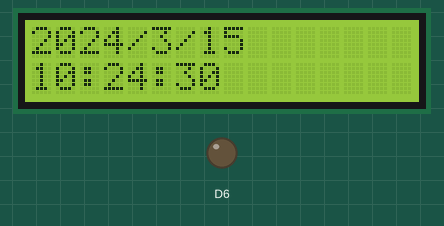
This sketch was run on a simulated Arduino Zero (SAMD21). Shown: 16×2 character LCD, output pins drawn as LEDs (lit = HIGH). The local clock reads 2024-03-15 10:24:30 at power-on unless the sketch sets it.

Above: at 0.1 s.
At 4.1 s:
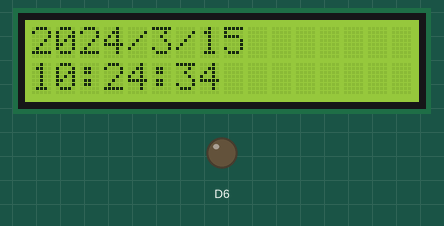
At 9.1 s:
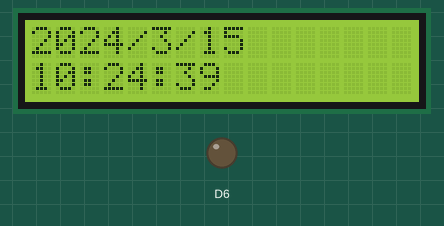
At 19.1 s:
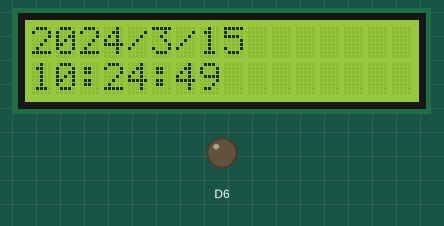
At 29.1 s:
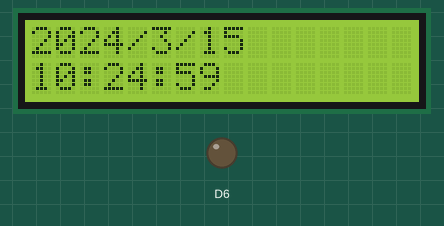
At 39.1 s:
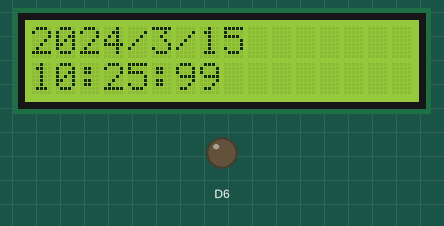

The sketch:

RTC_Time_Set_Test.ino
```cpp
/*
  Author: Vikrant_Gupta
  Email: vikrantgupta95@gmail.com
  LinkedIn: https://www.linkedin.com/in/vikrantgupta95/
  GitHub: https://github.com/vikrantgupta95

  Description:
  This code utilizes a DS1307 RTC module connected via I2C to display and
  control date and time. It initializes the RTC and checks if it is running.
  If not, it sets the RTC to the current date and time. The code also
  includes a function to display the date and time on an LCD screen.
  Additionally, it toggles an output pin based on the time of day,
  turning it HIGH during night time (19:00) and LOW during day time (06:00).

  Last updated: 18-04-2024
*/

// Date and time functions using a DS1307 RTC connected via I2C and Wire lib
#include <Wire.h>
#include "RTClib.h"
#if defined(ARDUINO_ARCH_SAMD)
// for Zero, output on USB Serial console, remove line below if using programming port to program the Zero!
   #define Serial SerialUSB
#endif

// include the library code:
#include <LiquidCrystal.h>

// initialize the library with the numbers of the interface pins
LiquidCrystal lcd(7, 8, 9, 10, 11, 12);
RTC_DS1307 rtc;

void setup () {
  pinMode(6, OUTPUT);
  digitalWrite(6, LOW);
  lcd.begin(16, 2);
  Serial.begin(9600);

  if (! rtc.begin()) {
    Serial.println("Couldn't find RTC");
    while (1);
  }

  if (! rtc.isrunning()) {
    Serial.println("RTC is NOT running!");
    // following line sets the RTC to the date & time this sketch was compiled
    rtc.adjust(DateTime(F(__DATE__), F(__TIME__)));
    // This line sets the RTC with an explicit date & time, for example to set
    // January 21, 2014 at 3am you would call:
    // rtc.adjust(DateTime(2014, 1, 21, 3, 0, 0));
  }
}

void loop () {
  DateTime now = rtc.now();

  lcd.setCursor(0, 0);
  lcd.print(now.year());
  lcd.print('/');
  lcd.print(now.month());
  lcd.print('/');
  lcd.print(now.day());

  lcd.setCursor(0, 1);
  lcd.print(now.hour());
  lcd.print(':');
  lcd.print(now.minute());
  lcd.print(':');
  lcd.print(now.second(), DEC);

  if(now.hour() == 19 && now.minute() == 0) //night time
  {
    digitalWrite(2, HIGH);
  }
  if(now.hour() == 6 && now.minute() == 0)  //day time
  {
    digitalWrite(2, LOW);
  }
}
```

Measured:
- what the display in image 1 shows lasts 1.0 s, from 4.0 s to 5.0 s
